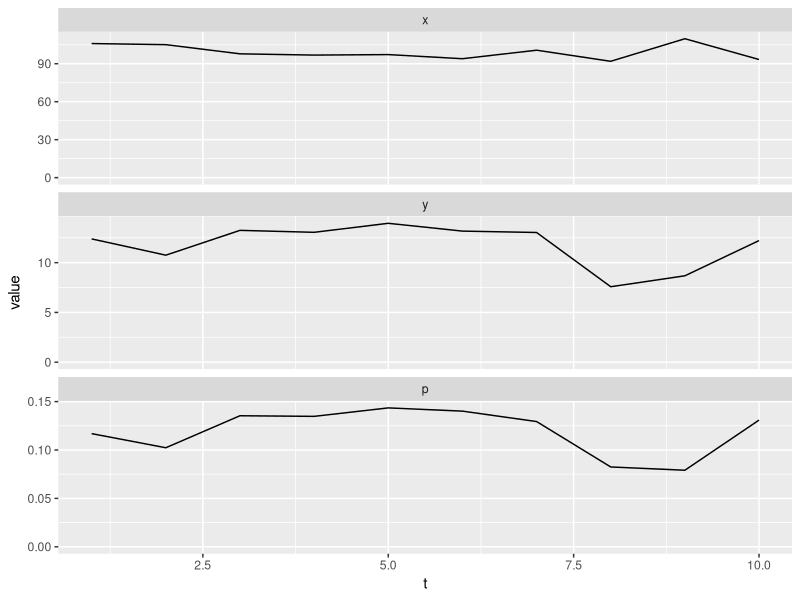

Reproduce this figure in R.
## ---- chunk 1
knitr::opts_chunk$set(echo = TRUE)
## ---- chunk 2
suppressPackageStartupMessages({
  library(tidyverse)
  library(scales)
})
## ---- chunk 3
set.seed(123456)
test_df <-
  tibble(t=1:10,
         x=100+runif(10,-10,10),
         y=10+runif(10,-4,4),
         p=y/x)
## ---- chunk 4
test_df |>
  pivot_longer(cols=x:p,
               names_to = "var",
               values_to = "value") |>
  mutate(var=factor(var,levels=c("x","y","p"))) ->
test_df_long
## ---- chunk 5
test_df_long |>
  ggplot(aes(x=t,y=value)) +
  geom_line() +
  scale_y_continuous(limits=c(0,NA)) +
  facet_wrap(vars(var),ncol=1,
             scales = "free_y")
